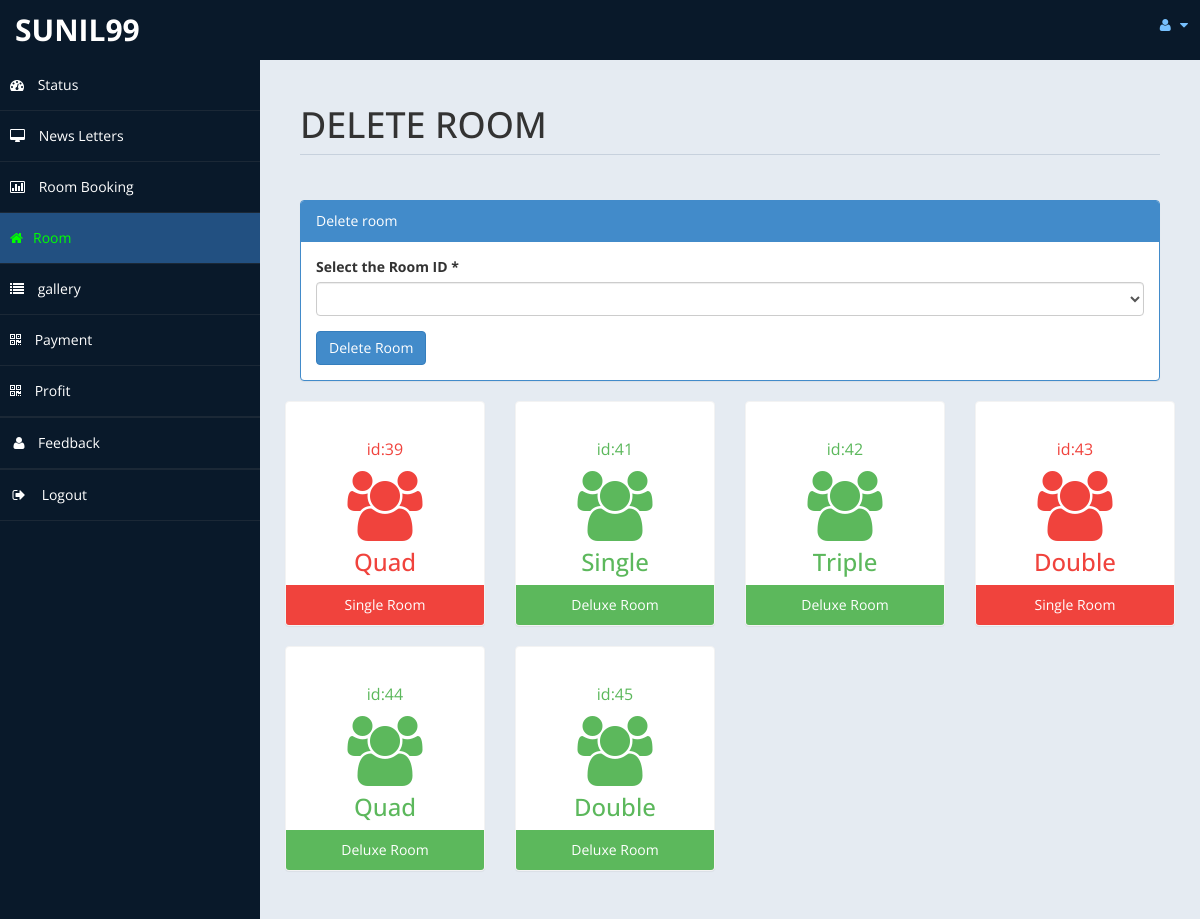
The app's page /homestay/admin/roomdel.php (signed in) with its own data.
### tables this page shows
CREATE TABLE `room` (
  `id` int(10) UNSIGNED NOT NULL,
  `type` varchar(15) DEFAULT NULL,
  `bedding` varchar(10) DEFAULT NULL,
  `place` varchar(10) DEFAULT NULL,
  `price` int(11) NOT NULL,
  `no_of_room` int(11) NOT NULL,
  `cusid` int(11) DEFAULT NULL,
  `H_id` int(11) NOT NULL,
  `owner` varchar(65) NOT NULL
);

### homestay/admin/lib/fetch_data.php (called while the page is built, shortened)
<?php
function gethomestayid(){
	require("../db.php");
	$owner=$_SESSION['user'];
	$sql="SELECT * FROM homestay_info where owner_name='$owner';";
	if ($result=mysqli_query($con,$sql))
	{
		$rowcount=mysqli_num_rows($result);
		if ($rowcount==0) {
			echo 'No homestay information found!!';
		}else{
		foreach ($result as $id) {
			return $id['id'];
		}}
	}
}

### homestay/admin/roomdel.php (the view, shortened to what this page needs)
<?php
include('db.php');
include 'lib/fetch_data.php';
 $h_id=gethomestayid();
$rsql ="select id from room where H_id=$h_id";
$rre=mysqli_query($con,$rsql);
?>
<!DOCTYPE html>
<html xmlns="http://www.w3.org/1999/xhtml">
<head>
    <link href="assets/css/bootstrap.css" rel="stylesheet" />
    <link href="assets/css/font-awesome.css" rel="stylesheet" />
    <link href="assets/css/custom-styles.css" rel="stylesheet" />
</head>
<body>
    <div id="wrapper">
              <?php require'nav.php'; ?>
        <nav class="navbar-default navbar-side" role="navigation">
            <div class="sidebar-collapse">
                <ul class="nav" id="main-menu">
                    <li>
                        <a class="" href="home.php"><i class="fa fa-dashboard"></i> Status</a>
                    </li>
                    <li>
                        <a href="http://localhost/project_hstay_selected/homestay/admin/messages.php"><i class="fa fa-desktop"></i> News Letters</a>
                    </li>
                    <li>
                        <a href="roombook.php"><i class="fa fa-bar-chart-o"></i> Room Booking</a>
                    </li>
                    <li  >
                        <a style ="background-color:#225081!important;color:lime;" class="nav-link "><i class="fa fa-home"></i>Room</a>
                    <li>
                        <a href="gallery.php"><i class="fa fa-list"></i> gallery</a>
                    </li><li>
                        <a href="payment.php"><i class="fa fa-qrcode"></i> Payment</a>
                    </li>
                    <li>
                        <a  href="profit.php"><i class="fa fa-qrcode"></i> Profit</a>
                    </li> <li class="divider"></li>
                     <li><a href="feedback.php"><i class="fa fa-user fa-fw"></i>Feedback</a>
                        </li>
                        <li class="divider"></li>
                    <li>
                        <a href="test/logout.php"><i class="fa fa-sign-out fa-fw"></i> Logout</a>
                    </li>
                    </ul>
            </div>
        </nav>
        <div id="page-wrapper" >
            <div id="page-inner">
			 <div class="row">
                    <div class="col-md-12">
                        <h1 class="page-header">
                           DELETE ROOM <small></small>
                        </h1>
                    </div>
                </div>
            <div class="row">
                <div class="col-md-12 col-sm-12">
                    <div class="panel panel-primary">
                        <div class="panel-heading">
                           Delete room
                        </div>
                        <div class="panel-body">
						<form name="form" method="post">
                            <div class="form-group">
                                            <label>Select the Room ID *</label>
                                            <select name="id"  class="form-control" required>
												<option value selected ></option>
												<?php
												while($rrow=mysqli_fetch_array($rre))
												{
												$value = $rrow['id'];
												 echo '<option value="'.$value.'">'.$value.'</option>';
												}
												?>
                                            </select>
                              </div>
							 <input type="submit" name="del" value="Delete Room" class="btn btn-primary">
							</form>
                        </div>
                    </div>
                </div>
           <?php
						include ('db.php');
						$sql = "select * from room where H_id=$h_id";
						$re = mysqli_query($con,$sql);
				?>
                <div class="row">
				<?php
                $rowcounting = mysqli_num_rows($re);
                if ($rowcounting==0){
                    echo ' no rooms found';
                }
                else{
										while($row= mysqli_fetch_array($re))
										{
												$id = $row['type'];
											 if ($id == "Deluxe Room")
											{
												echo"<div class='col-md-3 col-sm-12 col-xs-12'>
													<div class='panel panel-primary text-center no-boder bg-color-green'>
														<div class='panel-body'>
															<p>id:".$row['id']."</p><i class='fa fa-users fa-5x'></i>
															<h3>".$row['bedding']."</h3>
														</div>
														<div class='panel-footer back-footer-green'>
															".$row['type']."
														</div>
													</div>
												</div>";
											}
											else if($id =="Single Room")
											{
												echo"<div class='col-md-3 col-sm-12 col-xs-12'>
													<div class='panel panel-primary text-center no-boder bg-color-red'>
														<div class='panel-body'>
															<p>id:".$row['id']."</p><i class='fa fa-users fa-5x'></i>
															<h3>".$row['bedding']."</h3>
														</div>
														<div class='panel-footer back-footer-red'>
															".$row['type']."
														</div>
													</div>
												</div>";
											}
										}
                                    }
									?>
                </div>
					</div>
            </div>
        </div>
</body>
</html>

### homestay/admin/assets/css/custom-styles.css (style rules this page uses)
body { font-family: 'Open Sans', sans-serif; }
#wrapper { width: 100%; background:#09192A; }
#page-wrapper { padding: 15px 15px; min-height: 600px; background:#E5EBF2; }
#page-inner { width:100%; margin:10px 20px 10px 0px; background-color:transparent; padding:10px; min-height:1200px; }
.text-center { text-align:center; }
.no-boder { border:1px solid #f3f3f3; }
h1, .h1, h2, .h2, h3, .h3 { margin-top: 7px; margin-bottom: -5px; }
p { font-size:16px; line-height:25px; padding-top:20px; }
.page-header { padding-bottom: 9px; margin: 10px 0 45px; border-bottom: 1px solid #C7D1DD; }
.bg-color-green { background-color: #fff; color: #5cb85c; }
.bg-color-red { background-color: #fff; color:#F0433D; }
.back-footer-green { background-color: #5cb85c; color:#fff; border-top: 0px solid #fff; }
.back-footer-red { background-color: #F0433D; color:#fff; border-top: 0px solid #fff; }
.sidebar-collapse , .sidebar-collapse .nav { background:none; }
.sidebar-collapse .nav { padding:0; }
.sidebar-collapse .nav > li > a { color:#fff; background:transparent; text-shadow:none; }
.sidebar-collapse > .nav > li > a { padding:15px 10px; }
.sidebar-collapse > .nav > li { border-bottom: 1px solid rgba(107, 108, 109, 0.19); }
.navbar-side { border:none; background-color: transparent; }
.navbar-default { border:0px solid black; }
.nav > li > a > i { margin-right:10px; }
@media (min-width:768px) { #page-wrapper { margin: 0 0 0 260px; padding: 15px 30px; min-height: 1200px; } }
@media (min-width:768px) { .navbar-side { z-index: 1; position: absolute; width: 260px; } }

### records on screen
room: id "39", bedding "Quad", type "Single Room"
room: id "41", bedding "Single", type "Deluxe Room"
room: id "42", bedding "Triple", type "Deluxe Room"
room: id "43", bedding "Double", type "Single Room"
room: id "44", bedding "Quad", type "Deluxe Room"
room: id "45", bedding "Double", type "Deluxe Room"

### other values on screen
$_SESSION["user"] "SUNIL99"
